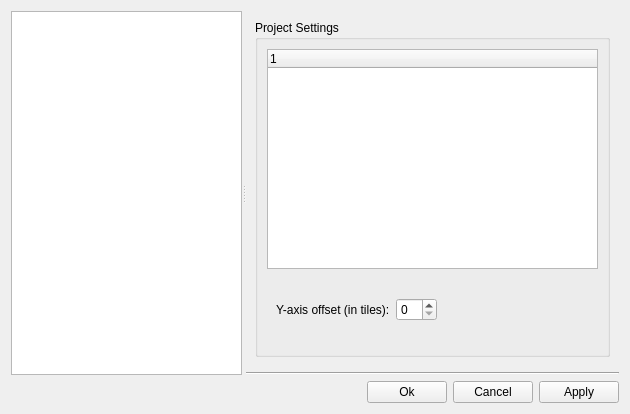
<?xml version="1.0" encoding="UTF-8"?>
<ui version="4.0">
 <class>SettingsDialog</class>
 <widget class="QDialog" name="SettingsDialog">
  <property name="geometry">
   <rect>
    <x>0</x>
    <y>0</y>
    <width>630</width>
    <height>414</height>
   </rect>
  </property>
  <property name="sizePolicy">
   <sizepolicy hsizetype="Expanding" vsizetype="Expanding">
    <horstretch>0</horstretch>
    <verstretch>0</verstretch>
   </sizepolicy>
  </property>
  <property name="windowTitle">
   <string>Dialog</string>
  </property>
  <property name="whatsThis">
   <string/>
  </property>
  <layout class="QHBoxLayout" name="horizontalLayout">
   <item>
    <layout class="QVBoxLayout" name="verticalLayout_7">
     <property name="spacing">
      <number>0</number>
     </property>
     <item>
      <widget class="QSplitter" name="splitter">
       <property name="sizePolicy">
        <sizepolicy hsizetype="Expanding" vsizetype="Expanding">
         <horstretch>1</horstretch>
         <verstretch>1</verstretch>
        </sizepolicy>
       </property>
       <property name="orientation">
        <enum>Qt::Horizontal</enum>
       </property>
       <widget class="QTreeWidget" name="treeWidget">
        <property name="sizePolicy">
         <sizepolicy hsizetype="Expanding" vsizetype="Expanding">
          <horstretch>0</horstretch>
          <verstretch>0</verstretch>
         </sizepolicy>
        </property>
        <property name="autoExpandDelay">
         <number>-1</number>
        </property>
        <attribute name="headerVisible">
         <bool>false</bool>
        </attribute>
        <column>
         <property name="text">
          <string notr="true">1</string>
         </property>
        </column>
       </widget>
       <widget class="QFrame" name="frameSettings">
        <property name="sizePolicy">
         <sizepolicy hsizetype="Expanding" vsizetype="Expanding">
          <horstretch>0</horstretch>
          <verstretch>0</verstretch>
         </sizepolicy>
        </property>
        <property name="frameShape">
         <enum>QFrame::NoFrame</enum>
        </property>
        <property name="frameShadow">
         <enum>QFrame::Plain</enum>
        </property>
        <property name="lineWidth">
         <number>0</number>
        </property>
        <layout class="QVBoxLayout" name="verticalLayout_8">
         <property name="margin">
          <number>0</number>
         </property>
         <item>
          <widget class="QStackedWidget" name="stackedWidget">
           <property name="sizePolicy">
            <sizepolicy hsizetype="Expanding" vsizetype="Expanding">
             <horstretch>0</horstretch>
             <verstretch>0</verstretch>
            </sizepolicy>
           </property>
           <property name="currentIndex">
            <number>0</number>
           </property>
           <widget class="QWidget" name="pageProjectSettings">
            <property name="sizePolicy">
             <sizepolicy hsizetype="Expanding" vsizetype="Expanding">
              <horstretch>0</horstretch>
              <verstretch>0</verstretch>
             </sizepolicy>
            </property>
            <layout class="QVBoxLayout" name="verticalLayout_10">
             <item>
              <widget class="QGroupBox" name="groupBox">
               <property name="sizePolicy">
                <sizepolicy hsizetype="Expanding" vsizetype="Expanding">
                 <horstretch>0</horstretch>
                 <verstretch>0</verstretch>
                </sizepolicy>
               </property>
               <property name="title">
                <string>Project Settings</string>
               </property>
               <layout class="QVBoxLayout" name="verticalLayout_5">
                <item>
                 <widget class="QTreeWidget" name="twPs">
                  <property name="itemsExpandable">
                   <bool>false</bool>
                  </property>
                  <property name="columnCount">
                   <number>1</number>
                  </property>
                  <attribute name="headerVisible">
                   <bool>true</bool>
                  </attribute>
                  <column>
                   <property name="text">
                    <string notr="true">1</string>
                   </property>
                  </column>
                 </widget>
                </item>
                <item>
                 <widget class="QStackedWidget" name="swPs">
                  <property name="sizePolicy">
                   <sizepolicy hsizetype="Expanding" vsizetype="Fixed">
                    <horstretch>0</horstretch>
                    <verstretch>0</verstretch>
                   </sizepolicy>
                  </property>
                  <property name="minimumSize">
                   <size>
                    <width>322</width>
                    <height>70</height>
                   </size>
                  </property>
                  <property name="currentIndex">
                   <number>0</number>
                  </property>
                  <widget class="QWidget" name="page_3">
                   <layout class="QHBoxLayout" name="horizontalLayout_2">
                    <item>
                     <widget class="QLabel" name="lblOffsetY">
                      <property name="text">
                       <string>Y-axis offset (in tiles):</string>
                      </property>
                     </widget>
                    </item>
                    <item>
                     <widget class="QSpinBox" name="spbOffsetY">
                      <property name="maximum">
                       <number>28</number>
                      </property>
                     </widget>
                    </item>
                    <item>
                     <spacer name="horizontalSpacer">
                      <property name="orientation">
                       <enum>Qt::Horizontal</enum>
                      </property>
                      <property name="sizeHint" stdset="0">
                       <size>
                        <width>193</width>
                        <height>20</height>
                       </size>
                      </property>
                     </spacer>
                    </item>
                   </layout>
                  </widget>
                  <widget class="QWidget" name="page"/>
                  <widget class="QWidget" name="page_11">
                   <layout class="QHBoxLayout" name="horizontalLayout_21">
                    <item>
                     <widget class="QLabel" name="lblSlicePath">
                      <property name="text">
                       <string>Slice Path:</string>
                      </property>
                     </widget>
                    </item>
                    <item>
                     <widget class="QLineEdit" name="leSlicePath"/>
                    </item>
                    <item>
                     <widget class="QPushButton" name="pbSlicePath">
                      <property name="maximumSize">
                       <size>
                        <width>31</width>
                        <height>25</height>
                       </size>
                      </property>
                      <property name="text">
                       <string>...</string>
                      </property>
                     </widget>
                    </item>
                   </layout>
                  </widget>
                  <widget class="QWidget" name="page_12">
                   <layout class="QHBoxLayout" name="horizontalLayout_22">
                    <item>
                     <widget class="QLabel" name="lblTilePath">
                      <property name="text">
                       <string>Tile path:</string>
                      </property>
                     </widget>
                    </item>
                    <item>
                     <widget class="QLineEdit" name="leTilePath"/>
                    </item>
                    <item>
                     <widget class="QPushButton" name="pbTilePath">
                      <property name="maximumSize">
                       <size>
                        <width>31</width>
                        <height>25</height>
                       </size>
                      </property>
                      <property name="text">
                       <string>...</string>
                      </property>
                     </widget>
                    </item>
                   </layout>
                  </widget>
                  <widget class="QWidget" name="page_13">
                   <layout class="QHBoxLayout" name="horizontalLayout_23">
                    <item>
                     <widget class="QLabel" name="lblMapPath">
                      <property name="text">
                       <string>Map Path:</string>
                      </property>
                     </widget>
                    </item>
                    <item>
                     <widget class="QLineEdit" name="leMapPath"/>
                    </item>
                    <item>
                     <widget class="QPushButton" name="pbMapPath">
                      <property name="maximumSize">
                       <size>
                        <width>31</width>
                        <height>25</height>
                       </size>
                      </property>
                      <property name="text">
                       <string>...</string>
                      </property>
                     </widget>
                    </item>
                   </layout>
                  </widget>
                  <widget class="QWidget" name="page_14">
                   <layout class="QHBoxLayout" name="horizontalLayout_24">
                    <item>
                     <widget class="QLabel" name="lblAnimPath">
                      <property name="text">
                       <string>Anim Path:</string>
                      </property>
                     </widget>
                    </item>
                    <item>
                     <widget class="QLineEdit" name="leAnimPath"/>
                    </item>
                    <item>
                     <widget class="QPushButton" name="pbAnimPath">
                      <property name="maximumSize">
                       <size>
                        <width>31</width>
                        <height>25</height>
                       </size>
                      </property>
                      <property name="text">
                       <string>...</string>
                      </property>
                     </widget>
                    </item>
                   </layout>
                  </widget>
                  <widget class="QWidget" name="page_15">
                   <layout class="QHBoxLayout" name="horizontalLayout_25">
                    <item>
                     <widget class="QLabel" name="lblPlatzPath">
                      <property name="text">
                       <string>Platz Path:</string>
                      </property>
                     </widget>
                    </item>
                    <item>
                     <widget class="QLineEdit" name="lePlatzPath"/>
                    </item>
                    <item>
                     <widget class="QPushButton" name="pbPlatzPath">
                      <property name="maximumSize">
                       <size>
                        <width>31</width>
                        <height>25</height>
                       </size>
                      </property>
                      <property name="text">
                       <string>...</string>
                      </property>
                     </widget>
                    </item>
                   </layout>
                  </widget>
                  <widget class="QWidget" name="page_2">
                   <layout class="QHBoxLayout" name="horizontalLayout_3">
                    <item>
                     <widget class="QLabel" name="lblProjectSrcFolder">
                      <property name="frameShape">
                       <enum>QFrame::NoFrame</enum>
                      </property>
                      <property name="text">
                       <string>Source Folder:</string>
                      </property>
                     </widget>
                    </item>
                    <item>
                     <widget class="QLineEdit" name="leSrcFolder"/>
                    </item>
                    <item>
                     <widget class="QPushButton" name="pbSrcFolder">
                      <property name="maximumSize">
                       <size>
                        <width>31</width>
                        <height>23</height>
                       </size>
                      </property>
                      <property name="text">
                       <string>...</string>
                      </property>
                     </widget>
                    </item>
                   </layout>
                  </widget>
                  <widget class="QWidget" name="page_7">
                   <layout class="QHBoxLayout" name="horizontalLayout_4">
                    <item>
                     <widget class="QLabel" name="lblProjectMakefilePath">
                      <property name="text">
                       <string>Makefile Path:</string>
                      </property>
                     </widget>
                    </item>
                    <item>
                     <widget class="QLineEdit" name="leMakefilePath"/>
                    </item>
                    <item>
                     <widget class="QPushButton" name="pbMakefilePath">
                      <property name="maximumSize">
                       <size>
                        <width>31</width>
                        <height>23</height>
                       </size>
                      </property>
                      <property name="text">
                       <string>...</string>
                      </property>
                     </widget>
                    </item>
                   </layout>
                  </widget>
                  <widget class="QWidget" name="page_8">
                   <layout class="QHBoxLayout" name="horizontalLayout_5">
                    <item>
                     <widget class="QLabel" name="lblProjectHexPath">
                      <property name="text">
                       <string>Hex Path:</string>
                      </property>
                     </widget>
                    </item>
                    <item>
                     <widget class="QLineEdit" name="leHexfilePath"/>
                    </item>
                    <item>
                     <widget class="QPushButton" name="pbHexfilePath">
                      <property name="maximumSize">
                       <size>
                        <width>31</width>
                        <height>23</height>
                       </size>
                      </property>
                      <property name="text">
                       <string>...</string>
                      </property>
                     </widget>
                    </item>
                   </layout>
                  </widget>
                 </widget>
                </item>
               </layout>
              </widget>
             </item>
            </layout>
           </widget>
           <widget class="QWidget" name="pageLePlatzSettings">
            <property name="sizePolicy">
             <sizepolicy hsizetype="Expanding" vsizetype="Expanding">
              <horstretch>0</horstretch>
              <verstretch>0</verstretch>
             </sizepolicy>
            </property>
            <layout class="QVBoxLayout" name="verticalLayout_9">
             <item>
              <widget class="QGroupBox" name="groupBox_2">
               <property name="sizePolicy">
                <sizepolicy hsizetype="Expanding" vsizetype="Expanding">
                 <horstretch>0</horstretch>
                 <verstretch>0</verstretch>
                </sizepolicy>
               </property>
               <property name="title">
                <string>LePlatz Settings</string>
               </property>
               <layout class="QVBoxLayout" name="verticalLayout_2">
                <item>
                 <widget class="QTreeWidget" name="twLps">
                  <property name="itemsExpandable">
                   <bool>false</bool>
                  </property>
                  <property name="columnCount">
                   <number>1</number>
                  </property>
                  <column>
                   <property name="text">
                    <string notr="true">1</string>
                   </property>
                  </column>
                 </widget>
                </item>
                <item>
                 <widget class="QStackedWidget" name="swLps">
                  <property name="sizePolicy">
                   <sizepolicy hsizetype="Expanding" vsizetype="Fixed">
                    <horstretch>0</horstretch>
                    <verstretch>0</verstretch>
                   </sizepolicy>
                  </property>
                  <property name="minimumSize">
                   <size>
                    <width>322</width>
                    <height>70</height>
                   </size>
                  </property>
                  <property name="currentIndex">
                   <number>0</number>
                  </property>
                  <widget class="QWidget" name="page_9">
                   <layout class="QHBoxLayout" name="horizontalLayout_6">
                    <item>
                     <widget class="QLabel" name="lblLePlatzMakePath">
                      <property name="text">
                       <string>Make Path:</string>
                      </property>
                     </widget>
                    </item>
                    <item>
                     <widget class="QLineEdit" name="leMakeExePath"/>
                    </item>
                    <item>
                     <widget class="QPushButton" name="pbMakeExePath">
                      <property name="maximumSize">
                       <size>
                        <width>31</width>
                        <height>23</height>
                       </size>
                      </property>
                      <property name="text">
                       <string>...</string>
                      </property>
                     </widget>
                    </item>
                   </layout>
                  </widget>
                  <widget class="QWidget" name="page_10">
                   <layout class="QHBoxLayout" name="horizontalLayout_7">
                    <item>
                     <widget class="QLabel" name="lblLePlatzEmuPath">
                      <property name="text">
                       <string>Emulator Path:</string>
                      </property>
                     </widget>
                    </item>
                    <item>
                     <widget class="QLineEdit" name="leEmuExePath"/>
                    </item>
                    <item>
                     <widget class="QPushButton" name="pbEmuExePath">
                      <property name="maximumSize">
                       <size>
                        <width>31</width>
                        <height>23</height>
                       </size>
                      </property>
                      <property name="text">
                       <string>...</string>
                      </property>
                     </widget>
                    </item>
                   </layout>
                  </widget>
                 </widget>
                </item>
               </layout>
              </widget>
             </item>
            </layout>
           </widget>
          </widget>
         </item>
         <item>
          <widget class="Line" name="line">
           <property name="sizePolicy">
            <sizepolicy hsizetype="Expanding" vsizetype="Fixed">
             <horstretch>0</horstretch>
             <verstretch>0</verstretch>
            </sizepolicy>
           </property>
           <property name="orientation">
            <enum>Qt::Horizontal</enum>
           </property>
          </widget>
         </item>
        </layout>
       </widget>
      </widget>
     </item>
     <item>
      <widget class="QFrame" name="frame">
       <property name="sizePolicy">
        <sizepolicy hsizetype="MinimumExpanding" vsizetype="Fixed">
         <horstretch>0</horstretch>
         <verstretch>0</verstretch>
        </sizepolicy>
       </property>
       <property name="frameShape">
        <enum>QFrame::NoFrame</enum>
       </property>
       <property name="frameShadow">
        <enum>QFrame::Plain</enum>
       </property>
       <property name="lineWidth">
        <number>0</number>
       </property>
       <layout class="QHBoxLayout" name="horizontalLayout_20">
        <property name="spacing">
         <number>6</number>
        </property>
        <property name="leftMargin">
         <number>0</number>
        </property>
        <property name="topMargin">
         <number>6</number>
        </property>
        <property name="rightMargin">
         <number>0</number>
        </property>
        <property name="bottomMargin">
         <number>0</number>
        </property>
        <item>
         <spacer name="horizontalSpacer_5">
          <property name="orientation">
           <enum>Qt::Horizontal</enum>
          </property>
          <property name="sizeType">
           <enum>QSizePolicy::Expanding</enum>
          </property>
          <property name="sizeHint" stdset="0">
           <size>
            <width>337</width>
            <height>20</height>
           </size>
          </property>
         </spacer>
        </item>
        <item>
         <widget class="QPushButton" name="pbOk">
          <property name="text">
           <string>Ok</string>
          </property>
         </widget>
        </item>
        <item>
         <widget class="QPushButton" name="pbCancel">
          <property name="text">
           <string>Cancel</string>
          </property>
         </widget>
        </item>
        <item>
         <widget class="QPushButton" name="pbApply">
          <property name="text">
           <string>Apply</string>
          </property>
         </widget>
        </item>
       </layout>
      </widget>
     </item>
    </layout>
   </item>
  </layout>
 </widget>
 <resources/>
 <connections/>
</ui>
